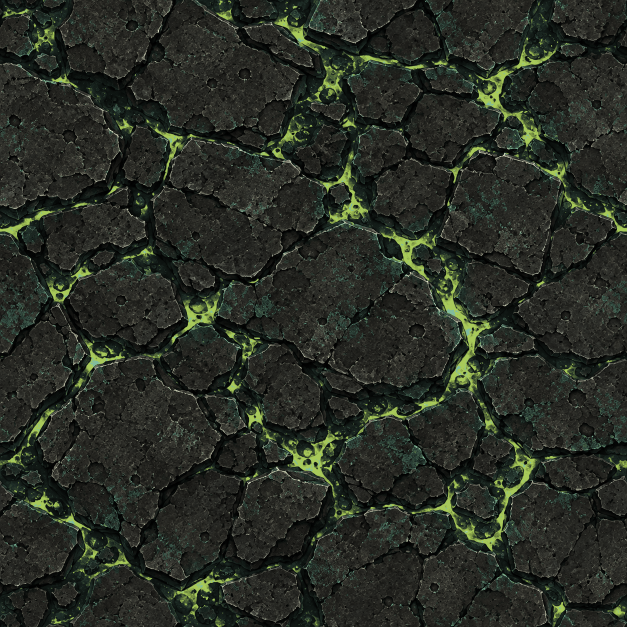
#> input picture Assets/_Project/Resources/Gloam/FoundryEmbers.png, 1254 x 1254 px, found by its file name (shown at 1/2 size)
$ python GenerateIceGlowTextures.py
#> lines starting #> are read from the running program, lines starting #| are printed output that depends on the picture; after the words box and inside, x2 and y2 are one past the last pixel; in counts of white or black regions, pixels touching at a corner belong together
"""Floor 2 (ice) variants of the foundry's glowing textures, for FoundryRegionView.ApplyTheme.

Each source's hot, saturated orange (fire windows, lava cracks, coal, flame) becomes docs/49's quicksilver glow
#7FE3FF scaled by its brightness; bronze, brass and gold become frosted silver #A9B4BF; everything else is desaturated
and cooled toward slate. A cut-out sprite (alpha) gets a rime cap: the few rows under every top edge of its silhouette
go toward snow #E4ECF2. Alpha is kept. Outputs go to
Assets/_Project/Resources/Ice/<same name>.png, loaded by name only on the ice floor, with the source's import settings
(its .meta copied under a fresh guid; an existing output keeps its guid).
Usage: python Tools/ArtReview/GenerateIceGlowTextures.py
"""
import os
import re
import uuid

import numpy as np
from PIL import Image

ROOT = os.path.abspath(os.path.join(os.path.dirname(__file__), "..", ".."))
DST = os.path.join(ROOT, "Assets", "_Project", "Resources", "Ice")
QUICKSILVER = np.array([127, 227, 255], dtype=np.float32) / 255
COOL = np.array([0.90, 0.96, 1.06], dtype=np.float32)
SILVER = np.array([169, 180, 191], dtype=np.float32) / 255
SNOW = np.array([228, 236, 242], dtype=np.float32) / 255

# source, glow scale (the pit darker than the fires), optional value scale of the cold base (stone and iron that
# were only tinted before land at IcePavingV1's slate value instead of lighter)
SOURCES = [
    ("Assets/_Project/Art/Props/Foundry/FoundryEmbers.png", 0.85),
    ("Assets/_Project/Art/Props/Foundry/FoundryPitLining.png", 0.65),
    ("Assets/_Project/Resources/FoundryBoiler.png", 0.85),
    ("Assets/_Project/Resources/FoundryShortBoiler.png", 0.85),
    ("Assets/_Project/Art/Props/Foundry/ForgeKeeper.png", 0.85),
    ("Assets/_Project/Resources/FoundryCrane.png", 0.85),
    ("Assets/_Project/Resources/FoundryStockHoist.png", 0.85),
    ("Assets/_Project/Resources/FoundryStockStation.png", 0.85),
    ("Assets/_Project/Resources/FoundryCastingBench.png", 0.85),
    ("Assets/_Project/Resources/FoundryReservoir.png", 0.85),
    ("Assets/_Project/Resources/FoundrySalvage.png", 0.85),
    ("Assets/_Project/Art/Props/Foundry/FoundryPavingV8.png", 0.85, 0.7),
    ("Assets/_Project/Art/Props/Foundry/FoundryIronV2.png", 0.85, 0.8),
    ("Assets/_Project/Art/Props/Foundry/FoundryCastIronV2.png", 0.85, 0.8),
    ("Assets/_Project/Art/Props/Foundry/FoundryBoilerWrap.png", 0.85, 0.85),
    ("Assets/_Project/Art/Environment/Platform/ENV_Platform_Floor.png", 0.85, 0.9),
]


def icify(rgba, glow_scale, value=1.0):
    rgb = rgba[..., :3].astype(np.float32) / 255
    mx = rgb.max(axis=-1)
    mn = rgb.min(axis=-1)
    lum = rgb @ np.array([0.299, 0.587, 0.114], dtype=np.float32)
    sat = np.where(mx > 1e-4, (mx - mn) / np.maximum(mx, 1e-4), 0)
    warm = (rgb[..., 0] > rgb[..., 2]).astype(np.float32)
    green = rgb[..., 1] / np.maximum(rgb[..., 0], 1e-4)
    # Fire is orange-red (little green); bronze and gold keep more green.
    fire = np.clip((0.72 - green) * 6, 0, 1)
    hot = np.clip((sat - 0.4) * 3, 0, 1) * np.clip((mx - 0.35) / 0.35, 0, 1) * warm * fire
    metal = np.clip((sat - 0.18) * 4, 0, 1) * warm * (1 - hot)
    base = (rgb * 0.25 + lum[..., None] * 0.75) * COOL * value
    glow = QUICKSILVER * np.clip(mx * 1.1, 0, 1)[..., None] * glow_scale
    silver = SILVER * np.clip(lum * 1.7, 0, 1.15)[..., None]
    out = base * (1 - hot - metal)[..., None] + glow * hot[..., None] + silver * metal[..., None]
    alpha = rgba[..., 3].astype(np.float32) / 255
    if alpha.min() < 0.5:
        # Rime cap: a pixel of the body with open air within `reach` rows above it.
        reach = max(4, rgba.shape[0] // 64)
        solid = alpha > 0.5
        open_above = np.zeros_like(solid)
        for k in range(1, reach + 1):
            shifted = np.ones_like(solid)
            shifted[k:] = ~solid[:-k]
            open_above |= shifted
        rime = (solid & open_above).astype(np.float32)
        # Soften one step so the cap is not a hard line.
        rime[1:] = np.maximum(rime[1:], rime[:-1] * 0.5)
        rime *= 0.85
        snow = SNOW * (0.75 + 0.25 * lum)[..., None]
        out = out * (1 - rime[..., None]) + snow * rime[..., None]
    rgba = rgba.copy()
    rgba[..., :3] = np.clip(out * 255 + 0.5, 0, 255).astype(np.uint8)
    return rgba


def main():
    os.makedirs(DST, exist_ok=True)
    folder_meta = DST + ".meta"
    if not os.path.exists(folder_meta):
        with open(folder_meta, "w", newline="\n") as f:
            f.write("fileFormatVersion: 2\nguid: %s\nfolderAsset: yes\nDefaultImporter:\n  externalObjects: {}\n"
                    "  userData: \n  assetBundleName: \n  assetBundleVariant: \n" % uuid.uuid4().hex)
    for entry in SOURCES:
        source, scale = entry[0], entry[1]
        value = entry[2] if len(entry) > 2 else 1.0
        path = os.path.join(ROOT, source)
        image = Image.open(path)
#> image is the input picture: PIL image 1254x1254 RGB; mean R, G, B 40, 44.8, 36.1
        mode = image.mode
#> mode = 'RGB'
        rgba = np.array(image.convert("RGBA"))
        out = Image.fromarray(icify(rgba, scale, value), "RGBA")
#> in icify, `mn = rgb.min(axis=-1)`:
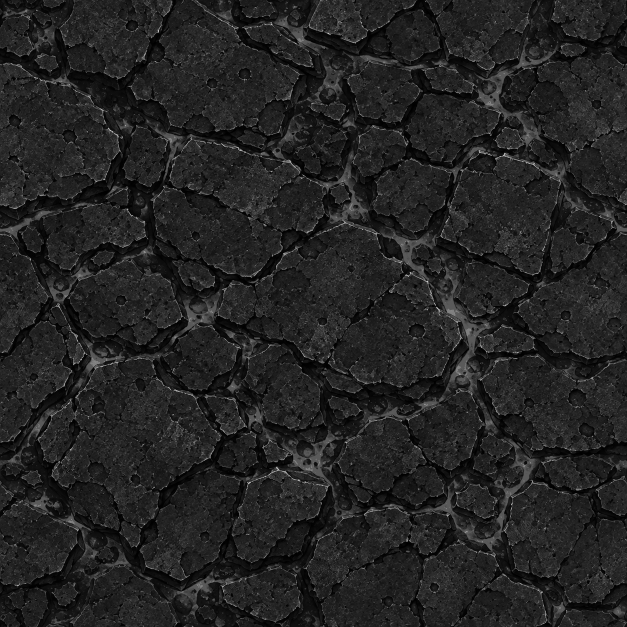
#> mn: shape (1254, 1254) float32 (shown at 1/2 size); min 0, max 0.878, mean 0.137
#> in icify, `sat = np.where(mx > 1e-4, (mx - mn) / np.maximum(mx, 1e-4), 0)`:
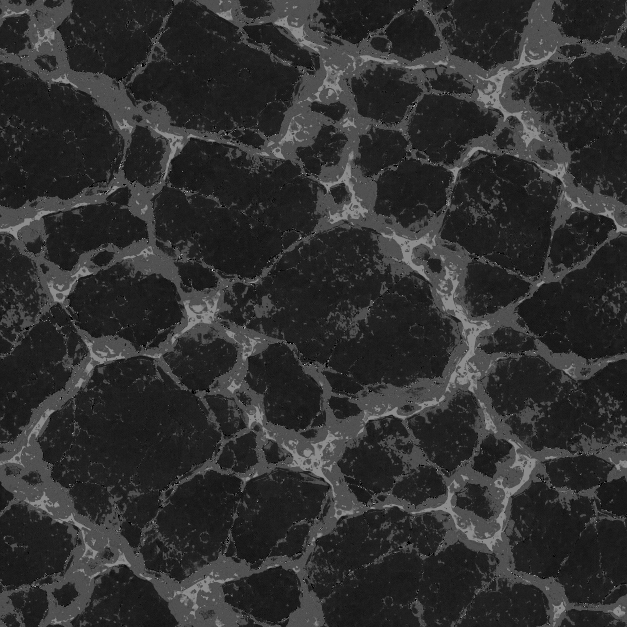
#> sat: shape (1254, 1254) float32 (shown at 1/2 size); min 0, max 1, mean 0.191
#> in icify, `warm = (rgb[..., 0] > rgb[..., 2]).astype(np.float32)`:
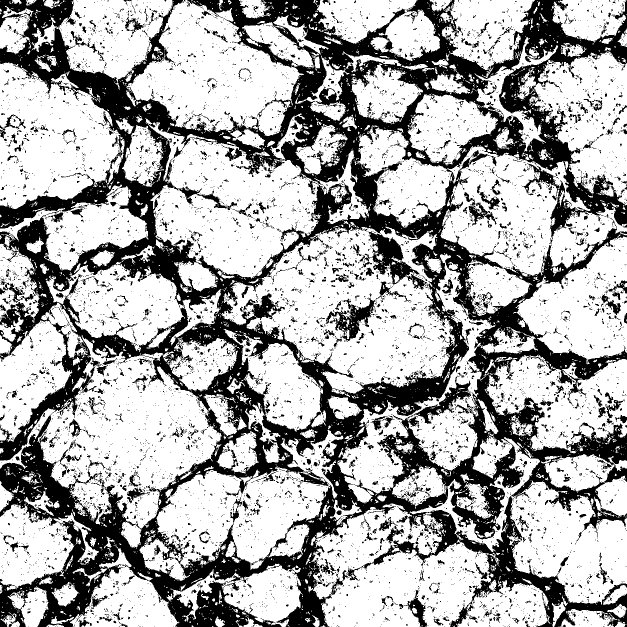
#> warm: shape (1254, 1254) float32 (shown at 1/2 size); values 0 (black) and 1 (white), 67.6% white; 8736 black regions (8061 under 20 px), largest, box (x1, y1, x2, y2) and area: (0, 0, 1254, 1254) 441260, (651, 563, 822, 683) 3496, (798, 1180, 855, 1254) 1127
#> in icify, `green = rgb[..., 1] / np.maximum(rgb[..., 0], 1e-4)`:
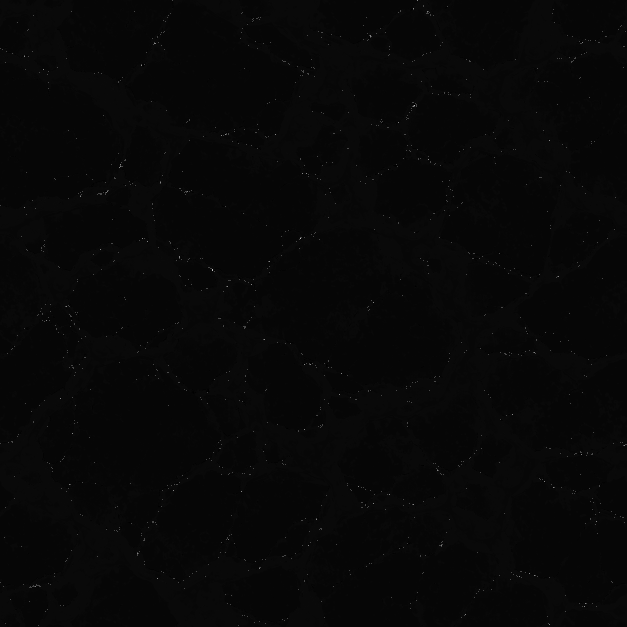
#> green: shape (1254, 1254) float32 (shown at 1/2 size); min 0, max 39.22, mean 1.2; drawn with min black and max white
#> in icify, `hot = np.clip((sat - 0.4) * 3, 0, 1) * np.clip((mx - 0.35) / 0.35, 0, ..`: hot: shape (1254, 1254) float32; every value is 0
#> in icify, `metal = np.clip((sat - 0.18) * 4, 0, 1) * warm * (1 - hot)`:
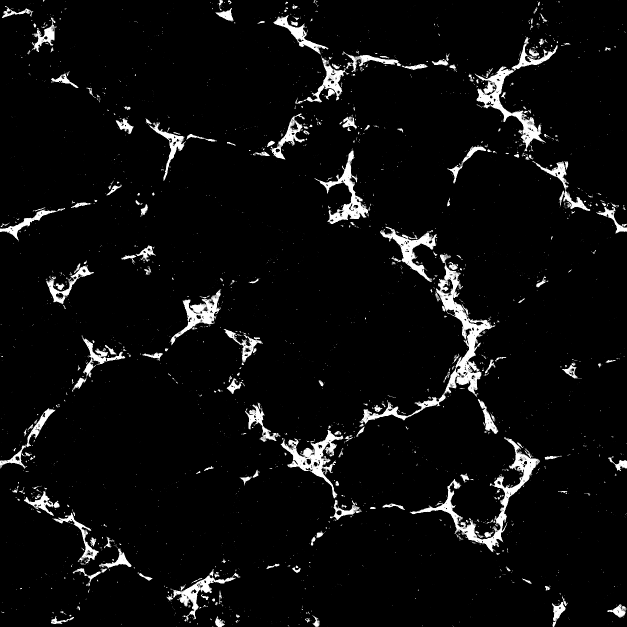
#> metal: shape (1254, 1254) float32 (shown at 1/2 size); min 0, max 1, mean 0.0521
#> in icify, `base = (rgb * 0.25 + lum[..., None] * 0.75) * COOL * value`:
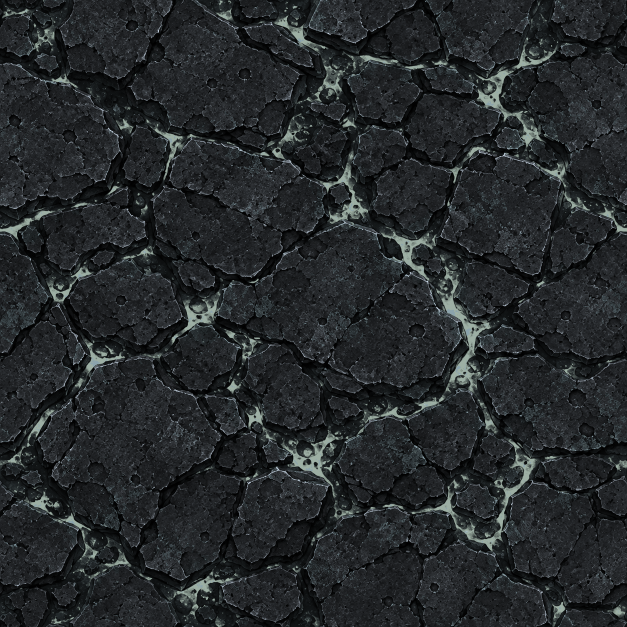
#> base: shape (1254, 1254, 3) float32 (shown at 1/2 size); mean R, G, B 0.148, 0.162, 0.17; drawn with min black and max white
#> in icify, `glow = QUICKSILVER * np.clip(mx * 1.1, 0, 1)[..., None] * glow_scale`:
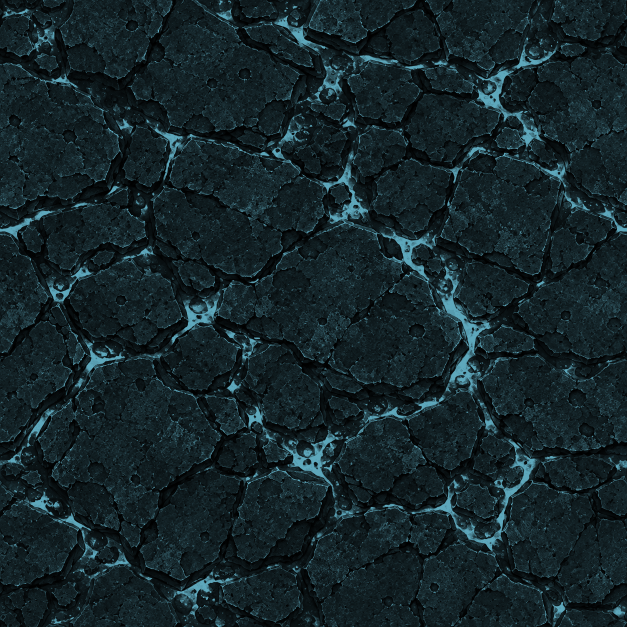
#> glow: shape (1254, 1254, 3) float32 (shown at 1/2 size); mean of channels 0, 1, 2 0.0819, 0.146, 0.164; drawn as R, G, B
#> in icify, `alpha = rgba[..., 3].astype(np.float32) / 255`: alpha: shape (1254, 1254) float32; every value is 1
        if mode == "RGB":
            out = out.convert("RGB")
#> out: PIL image 1254x1254 RGB
        target = os.path.join(DST, os.path.basename(source))
        out.save(target)
        meta = target + ".meta"
        guid = None
        if os.path.exists(meta):
            guid = re.search(r"^guid: (\w+)", open(meta).read(), re.M).group(1)
#> (the run stopped early here; a loop or call above may not have finished)
